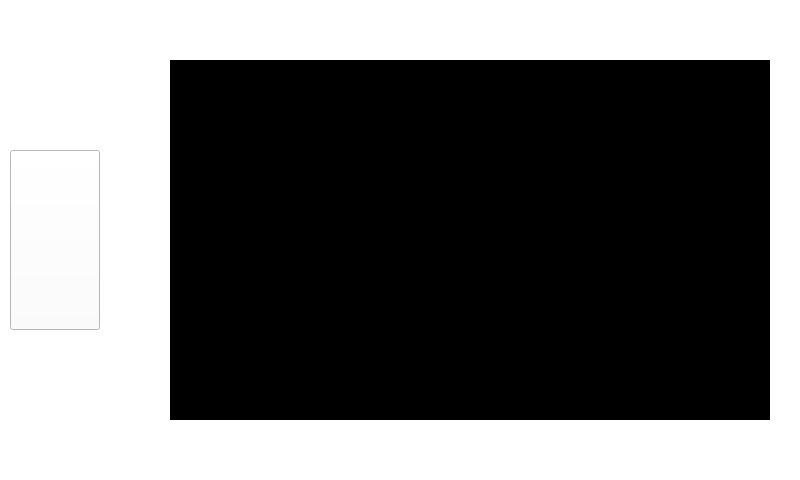
<?xml version="1.0" encoding="UTF-8"?>
<ui version="4.0">
 <class>Form_Registion</class>
 <widget class="QWidget" name="Form_Registion">
  <property name="geometry">
   <rect>
    <x>0</x>
    <y>0</y>
    <width>800</width>
    <height>480</height>
   </rect>
  </property>
  <property name="minimumSize">
   <size>
    <width>800</width>
    <height>480</height>
   </size>
  </property>
  <property name="maximumSize">
   <size>
    <width>800</width>
    <height>480</height>
   </size>
  </property>
  <property name="windowTitle">
   <string>Form</string>
  </property>
  <property name="styleSheet">
   <string notr="true">background-color: rgb(255, 255, 255);</string>
  </property>
  <widget class="QLabel" name="camerashowlable">
   <property name="geometry">
    <rect>
     <x>170</x>
     <y>60</y>
     <width>600</width>
     <height>360</height>
    </rect>
   </property>
   <property name="minimumSize">
    <size>
     <width>600</width>
     <height>360</height>
    </size>
   </property>
   <property name="maximumSize">
    <size>
     <width>600</width>
     <height>360</height>
    </size>
   </property>
   <property name="styleSheet">
    <string notr="true">background-color: rgb(0, 0, 0);</string>
   </property>
   <property name="text">
    <string/>
   </property>
  </widget>
  <widget class="QPushButton" name="backbutton">
   <property name="geometry">
    <rect>
     <x>10</x>
     <y>150</y>
     <width>90</width>
     <height>180</height>
    </rect>
   </property>
   <property name="styleSheet">
    <string notr="true">border-image: url(:/new/src/img/backbutton.jpg);</string>
   </property>
   <property name="text">
    <string/>
   </property>
  </widget>
 </widget>
 <resources/>
 <connections/>
</ui>
